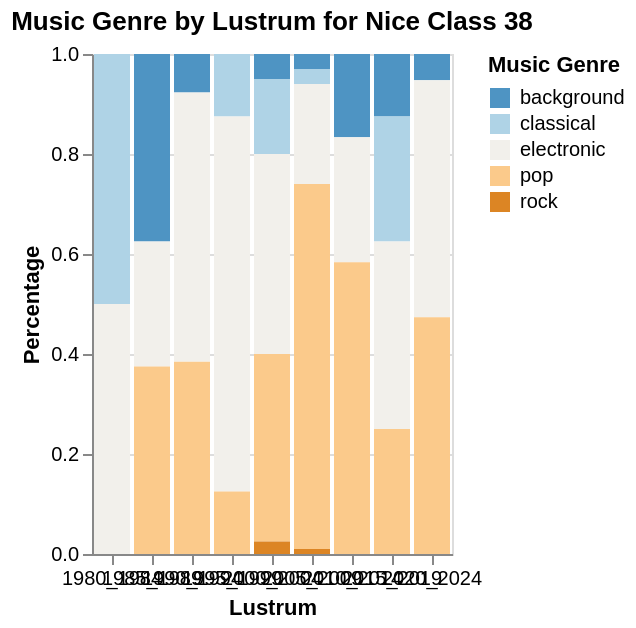

The Vega-Lite source for this figure:
### Vega-Lite specification from a JSON file in a GitHub repository (floating-point values rounded to 4 significant figures)
{"$schema": "https://vega.github.io/schema/vega-lite/v5.15.1.json", "config": {"view": {"continuousHeight": 300, "continuousWidth": 300}}, "data": {"name": "data-8e52d5665bdfa9490eac38f38759edaf"}, "datasets": {"data-8e52d5665bdfa9490eac38f38759edaf": [{"genre": "background", "lustrum": "1980_1984", "percentage": null}, {"genre": "background", "lustrum": "1985_1989", "percentage": 0.375}, {"genre": "background", "lustrum": "1990_1994", "percentage": 0.07692}, {"genre": "background", "lustrum": "1995_1999", "percentage": null}, {"genre": "background", "lustrum": "2000_2004", "percentage": 0.05}, {"genre": "background", "lustrum": "2005_2009", "percentage": 0.03}, {"genre": "background", "lustrum": "2010_2014", "percentage": 0.1667}, {"genre": "background", "lustrum": "2015_2019", "percentage": 0.125}, {"genre": "background", "lustrum": "2020_2024", "percentage": 0.05263}, {"genre": "classical", "lustrum": "1980_1984", "percentage": 0.5}, {"genre": "classical", "lustrum": "1985_1989", "percentage": null}, {"genre": "classical", "lustrum": "1990_1994", "percentage": null}, {"genre": "classical", "lustrum": "1995_1999", "percentage": 0.125}, {"genre": "classical", "lustrum": "2000_2004", "percentage": 0.15}, {"genre": "classical", "lustrum": "2005_2009", "percentage": 0.03}, {"genre": "classical", "lustrum": "2010_2014", "percentage": null}, {"genre": "classical", "lustrum": "2015_2019", "percentage": 0.25}, {"genre": "classical", "lustrum": "2020_2024", "percentage": null}, {"genre": "electronic", "lustrum": "1980_1984", "percentage": 0.5}, {"genre": "electronic", "lustrum": "1985_1989", "percentage": 0.25}, {"genre": "electronic", "lustrum": "1990_1994", "percentage": 0.5385}, {"genre": "electronic", "lustrum": "1995_1999", "percentage": 0.75}, {"genre": "electronic", "lustrum": "2000_2004", "percentage": 0.4}, {"genre": "electronic", "lustrum": "2005_2009", "percentage": 0.2}, {"genre": "electronic", "lustrum": "2010_2014", "percentage": 0.25}, {"genre": "electronic", "lustrum": "2015_2019", "percentage": 0.375}, {"genre": "electronic", "lustrum": "2020_2024", "percentage": 0.4737}, {"genre": "pop", "lustrum": "1980_1984", "percentage": null}, {"genre": "pop", "lustrum": "1985_1989", "percentage": 0.375}, {"genre": "pop", "lustrum": "1990_1994", "percentage": 0.3846}, {"genre": "pop", "lustrum": "1995_1999", "percentage": 0.125}, {"genre": "pop", "lustrum": "2000_2004", "percentage": 0.375}, {"genre": "pop", "lustrum": "2005_2009", "percentage": 0.73}, {"genre": "pop", "lustrum": "2010_2014", "percentage": 0.5833}, {"genre": "pop", "lustrum": "2015_2019", "percentage": 0.25}, {"genre": "pop", "lustrum": "2020_2024", "percentage": 0.4737}, {"genre": "rock", "lustrum": "1980_1984", "percentage": null}, {"genre": "rock", "lustrum": "1985_1989", "percentage": null}, {"genre": "rock", "lustrum": "1990_1994", "percentage": null}, {"genre": "rock", "lustrum": "1995_1999", "percentage": null}, {"genre": "rock", "lustrum": "2000_2004", "percentage": 0.025}, {"genre": "rock", "lustrum": "2005_2009", "percentage": 0.01}, {"genre": "rock", "lustrum": "2010_2014", "percentage": null}, {"genre": "rock", "lustrum": "2015_2019", "percentage": null}, {"genre": "rock", "lustrum": "2020_2024", "percentage": null}]}, "encoding": {"color": {"field": "genre", "legend": {"title": "Music Genre"}, "scale": {"scheme": "blueorange", "type": "quantize"}, "type": "nominal"}, "tooltip": [{"field": "lustrum", "title": "Lustrum", "type": "nominal"}, {"field": "genre", "title": "Music Genre", "type": "nominal"}, {"field": "percentage", "format": ".2f", "title": "Percentage", "type": "quantitative"}], "x": {"axis": {"labelAngle": 0, "title": "Lustrum"}, "field": "lustrum", "type": "nominal"}, "y": {"field": "percentage", "scale": {"domain": [0, 1]}, "title": "Percentage", "type": "quantitative"}}, "height": 250, "mark": {"type": "bar"}, "params": [{"bind": "scales", "name": "param_31", "select": {"encodings": ["x", "y"], "type": "interval"}}], "title": "Music Genre by Lustrum for Nice Class 38", "width": "container"}
